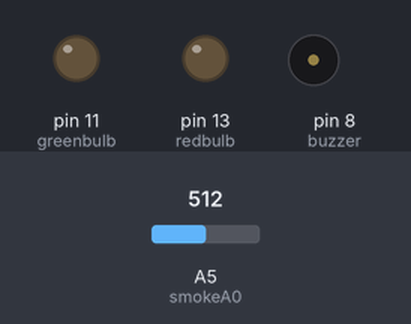
This sketch was run on a simulated Arduino Uno, built with avr-gcc and run on an emulated ATmega328P. On the bench: output pins drawn as LEDs (lit = HIGH), buzzer (waves = sounding, pin HIGH). The test bench sets the inputs (shaded band); at power-on: A5 (smokeA0) = 512. The modem accepts every AT command (registered, SIM ready, sends succeed) and sends nothing else.

Above: at 0.1 s.
At 16.2 s:
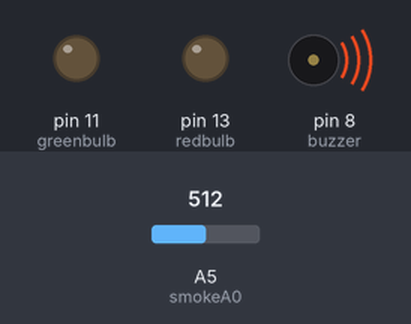
At 19.4 s:
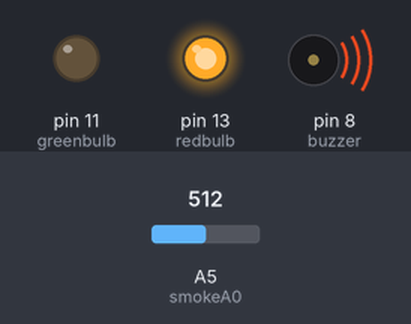
Timing chart, 0 to 20.9 s (numbered marks = the images above):
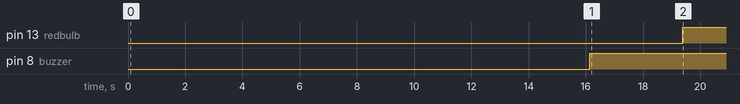

The sketch:

final.ino
```cpp
int redbulb = 13;
int greenbulb = 11;
int buzzer = 8;
int smokeA0 = A5;
// My threshold value
int sensorThres = 200 ;

  #include <SoftwareSerial.h>

SoftwareSerial mySerial(9, 10);


void setup() {
  pinMode(redbulb, OUTPUT);
  pinMode(greenbulb, OUTPUT);
  pinMode(buzzer, OUTPUT);
  pinMode(smokeA0, INPUT);

  mySerial.begin(9600);
  Serial.begin(9600);
  delay(100);
}

void loop() {
  int analogSensor = analogRead(smokeA0);
  // Checks if it has reached the threshold value
  if (analogSensor > sensorThres)
  {


     mySerial.println("OK");
     delay(1000);  // Delay of 1 second
     mySerial.println("ATD+917045097166;");
     delay(15000);
     mySerial.println("ATH");
     digitalWrite(buzzer, HIGH);
     delay(1000);
     mySerial.println("AT+CMGF=1");
     delay(1000);
     mySerial.println("AT+CMGS=\"+917045097166\"\r");
     delay(1000);
     mySerial.println("Gas Leakage Alert");
     delay(100);
     mySerial.println((char)26);
     delay(100);
      digitalWrite(redbulb, HIGH);
    digitalWrite(greenbulb, LOW);


  }
  else
  {
    digitalWrite(redbulb, LOW);
    digitalWrite(greenbulb, HIGH);
    digitalWrite(buzzer,HIGH);
  }
  delay(50);
}
```

Measured:
- by itself, pin 13 (redbulb): LOW → HIGH at 19.4 s
- by itself, pin 8 (buzzer): LOW → HIGH at 16.1 s
